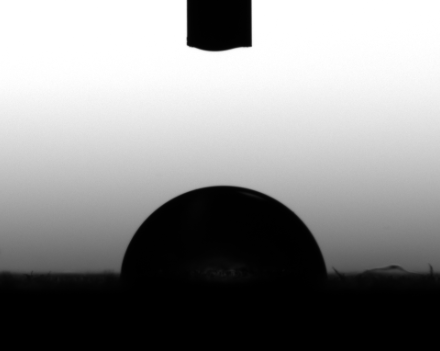
#> input picture data/samples/prueba sesil 2.png, 440 x 351 px, found by its file name
$ python sessile_detection_method.py
#> lines starting #> are read from the running program, lines starting #| are printed output that depends on the picture; after the words box and inside, x2 and y2 are one past the last pixel; in counts of white or black regions, pixels touching at a corner belong together; long printed decimals are rounded
"""Sessile Detection Method.

Experimental implementation."""


import cv2
import numpy as np

def calculate_otsu_variance_ratio(image):
    """
    Calculate the normalized inter-class variance from Otsu's method.

    Returns:
        variance_ratio: Value between 0 and 1. Higher values indicate
                       better separation between background and foreground.
        best_threshold: The optimal threshold value found by Otsu.
    """
    # Ensure grayscale
    if len(image.shape) == 3:
        gray = cv2.cvtColor(image, cv2.COLOR_BGR2GRAY)
    else:
        gray = image

    # Calculate histogram
    hist = cv2.calcHist([gray], [0], None, [256], [0, 256])
    hist = hist.flatten() / hist.sum()  # Normalize

    # Calculate cumulative sums and means
    bins = np.arange(256)

    # For each possible threshold
    max_variance = 0
    best_threshold = 0

    for t in range(1, 256):
        # Weight of background class
        w0 = np.sum(hist[:t])
        # Weight of foreground class
        w1 = np.sum(hist[t:])

        if w0 == 0 or w1 == 0:
            continue

        # Mean of background class
        mu0 = np.sum(bins[:t] * hist[:t]) / w0
        # Mean of foreground class
        mu1 = np.sum(bins[t:] * hist[t:]) / w1

        # Inter-class variance
        variance = w0 * w1 * (mu0 - mu1) ** 2

        if variance > max_variance:
            max_variance = variance
            best_threshold = t

    # Total variance of the image
    total_mean = np.sum(bins * hist)
    total_variance = np.sum(((bins - total_mean) ** 2) * hist)

    # Normalized ratio (0 to 1)
    if total_variance == 0:
        variance_ratio = 0
    else:
        variance_ratio = max_variance / total_variance

    return variance_ratio, best_threshold


def calculate_illumination_uniformity(image, block_size=50):
    """
    Calculate the coefficient of variation of local mean intensities.

    Returns:
        cv: Coefficient of variation. Lower values indicate more uniform illumination.
    """
    # Ensure grayscale
    if len(image.shape) == 3:
        gray = cv2.cvtColor(image, cv2.COLOR_BGR2GRAY)
    else:
        gray = image

    h, w = gray.shape
    local_means = []

    # Divide image into blocks and calculate local means
    for i in range(0, h - block_size + 1, block_size):
        for j in range(0, w - block_size + 1, block_size):
            block = gray[i:i+block_size, j:j+block_size]
            if block.size > 0:
                local_means.append(np.mean(block))

    # Calculate coefficient of variation
    if len(local_means) > 0 and np.mean(local_means) > 0:
        cv = np.std(local_means) / np.mean(local_means)
    else:
        cv = 0

    return cv


def auto_select_threshold_method(image,
                                 otsu_variance_threshold=0.5,
                                 illumination_cv_threshold=0.15,
                                 block_size=50,
                                 adaptive_block_size=11,
                                 adaptive_c=2,
                                 verbose=True):
    """
    Automatically select between Otsu and Adaptive thresholding based on:
    1. Otsu's inter-class variance ratio
    2. Illumination uniformity (coefficient of variation)

    Parameters:
        image: Input grayscale image
        otsu_variance_threshold: Minimum variance ratio to use Otsu (default 0.5)
        illumination_cv_threshold: Maximum CV to use Otsu (default 0.15)
        block_size: Block size for illumination uniformity calculation
        adaptive_block_size: Block size for adaptive thresholding (must be odd)
        adaptive_c: Constant subtracted from mean in adaptive thresholding
        verbose: Print decision details

    Returns:
        binary_image: Thresholded binary image
        method_used: String indicating which method was used
        metrics: Dictionary with diagnostic metrics
    """
    # Ensure grayscale
    if len(image.shape) == 3:
        gray = cv2.cvtColor(image, cv2.COLOR_BGR2GRAY)
    else:
        gray = image

    # Calculate both metrics
    variance_ratio, otsu_thresh = calculate_otsu_variance_ratio(gray)
    illumination_cv = calculate_illumination_uniformity(gray, block_size)

    # Store metrics
    metrics = {
        'variance_ratio': variance_ratio,
        'illumination_cv': illumination_cv,
        'otsu_threshold': otsu_thresh
    }

    # Decision logic: BOTH conditions must be met for Otsu
    use_otsu = (variance_ratio >= otsu_variance_threshold and
                illumination_cv <= illumination_cv_threshold)

    if verbose:
        print("=" * 60)
        print("AUTOMATIC THRESHOLD METHOD SELECTION")
        print("=" * 60)
        print(f"Otsu variance ratio:     {variance_ratio:.4f} (threshold: {otsu_variance_threshold})")
        print(f"  → {'PASS' if variance_ratio >= otsu_variance_threshold else 'FAIL'}: "
              f"{'Good' if variance_ratio >= otsu_variance_threshold else 'Poor'} bimodal separation")
        print()
        print(f"Illumination CV:         {illumination_cv:.4f} (threshold: {illumination_cv_threshold})")
        print(f"  → {'PASS' if illumination_cv <= illumination_cv_threshold else 'FAIL'}: "
              f"{'Uniform' if illumination_cv <= illumination_cv_threshold else 'Non-uniform'} lighting")
        print()
        print("-" * 60)

    if use_otsu:
        if verbose:
            print("✓ DECISION: Using OTSU thresholding")
            print(f"  Both conditions met - good separation & uniform lighting")
        _, binary = cv2.threshold(gray, 0, 255, cv2.THRESH_BINARY + cv2.THRESH_OTSU)
        method_used = "Otsu"
    else:
        if verbose:
            print("✓ DECISION: Using ADAPTIVE thresholding")
            reasons = []
            if variance_ratio < otsu_variance_threshold:
                reasons.append("poor bimodal separation")
            if illumination_cv > illumination_cv_threshold:
                reasons.append("non-uniform lighting")
            print(f"  Reason(s): {', '.join(reasons)}")

        binary = cv2.adaptiveThreshold(gray, 255,
                                       cv2.ADAPTIVE_THRESH_GAUSSIAN_C,
                                       cv2.THRESH_BINARY,
                                       adaptive_block_size,
                                       adaptive_c)
        method_used = "Adaptive"

    if verbose:
        print("=" * 60)
        print()

    return binary, method_used, metrics


# Example usage and visualization
if __name__ == "__main__":
    # Load image
    image = cv2.imread('./data/samples/prueba sesil 2.png', cv2.IMREAD_GRAYSCALE)
#> image is the input picture: shape (351, 440); min 0, max 255, mean 141.3
    #image = cv2.imread('./data/samples/gota depositada 1.png', cv2.IMREAD_GRAYSCALE)

    if image is None:
        print("Error: Could not load image. Using synthetic example.")
        # Create a synthetic droplet image for demonstration
        image = np.ones((400, 400), dtype=np.uint8) * 200
        cv2.circle(image, (200, 200), 100, 50, -1)

    # Apply automatic selection
    binary, method, metrics = auto_select_threshold_method(
        image,
        otsu_variance_threshold=0.5,
        illumination_cv_threshold=0.15,
        block_size=50,
        adaptive_block_size=11,
        adaptive_c=2,
        verbose=True
    )
#> in calculate_otsu_variance_ratio, `hist = cv2.calcHist([gray], [0], None, [256], [0, 256])`: hist = 256 values, max 28704 at index 0, min 13 at index 54, mean 603.3
#> in calculate_otsu_variance_ratio, `hist = hist.flatten() / hist.sum()`: hist = 256 values, max 0.186 at index 0, min 8.42e-05 at index 54, mean 0.00391
#> the loop in calculate_otsu_variance_ratio, `for t in range(1, 256):` made 255 passes
#> (w0, w1, mu0, mu1, variance, max_variance) on passes 1 to 12: (0.186, 0.814, 0, 173.6, 4558.4, 4558.4), (0.251, 0.749, 0.26, 188.6, 6666.9, 6666.9), (0.276, 0.724, 0.419, 195.1, 7576, 7576), (0.286, 0.714, 0.508, 197.8, 7949, 7949), (0.294, 0.706, 0.597, 199.8, 8230.4, 8230.4), (0.299, 0.701, 0.679, 201.3, 8443.3, 8443.3), (0.303, 0.697, 0.748, 202.4, 8593.8, 8593.8), (0.307, 0.693, 0.818, 203.4, 8725.4, 8725.4), (0.31, 0.69, 0.903, 204.5, 8867.4, 8867.4), (0.313, 0.687, 0.967, 205.2, 8962.1, 8962.1), (0.315, 0.685, 1.03, 205.7, 9039.3, 9039.3), (0.316, 0.684, 1.08, 206.2, 9104.9, 9104.9)
#> after the loop in calculate_otsu_variance_ratio, `for t in range(1, 256):`: best_threshold = 115; max_variance = 9817.9
#> in calculate_otsu_variance_ratio, `total_mean = np.sum(bins * hist)`: total_mean = 141.3
#> in calculate_otsu_variance_ratio, `total_variance = np.sum(((bins - total_mean) ** 2) * hist)`: total_variance = 11155.2
#> in calculate_otsu_variance_ratio, `variance_ratio = max_variance / total_variance`: variance_ratio = 0.88
#> in auto_select_threshold_method, `variance_ratio, otsu_thresh = calculate_otsu_variance_ratio(gray)`: otsu_thresh = 115
#> after the loop in calculate_illumination_uniformity, `for i in range(0, h - block_size + 1, block_size):`: block: shape (50, 50); every value is 0
#> after the loop in calculate_illumination_uniformity, `for i in range(0, h - block_size + 1, block_size):`: local_means = 56 values, max 255 at index 0, min 0 at index 48, mean 140.2
#> in calculate_illumination_uniformity, `cv = np.std(local_means) / np.mean(local_means)`: cv = 0.731
#> in auto_select_threshold_method, `metrics = { 'variance_ratio': variance_ratio, 'illumination_cv': illum..`: metrics = {'variance_ratio': 0.88, 'illumination_cv': 0.731, 'otsu_threshold': 115}
#> in auto_select_threshold_method, `use_otsu = (variance_ratio >= otsu_variance_threshold and illumination..`: use_otsu = False
#| Otsu variance ratio:     0.8801 (threshold: 0.5)
#|   → PASS: Good bimodal separation
#| Illumination CV:         0.7313 (threshold: 0.15)
#|   → FAIL: Non-uniform lighting
#> in auto_select_threshold_method, `binary = cv2.adaptiveThreshold(gray, 255, cv2.ADAPTIVE_THRESH_GAUSSIAN..`:
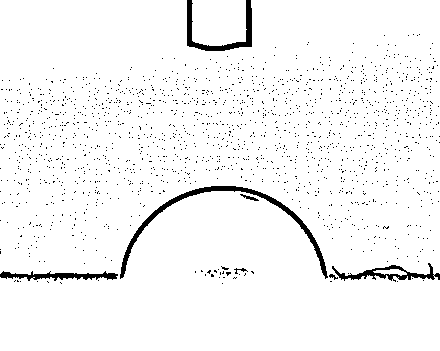
#> binary: shape (351, 440); 96.4% white; 1587 black regions (1580 under 20 px), largest, box (x1, y1, x2, y2) and area: (120, 186, 328, 279) 1421, (187, 0, 252, 51) 795, (332, 263, 440, 282) 616
#> method = 'Adaptive'
    # Ensure grayscale
    if len(image.shape) == 3:
        gray = cv2.cvtColor(image, cv2.COLOR_BGR2GRAY)
    else:
        gray = image
    outsubinary = cv2.threshold(gray, 0, 255, cv2.THRESH_BINARY + cv2.THRESH_OTSU)
    adaptivebinary = cv2.adaptiveThreshold(gray, 255,
                                   cv2.ADAPTIVE_THRESH_GAUSSIAN_C,
                                   cv2.THRESH_BINARY,
                                   11,
                                   3)
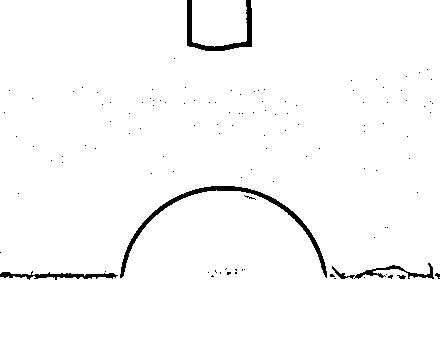
#> adaptivebinary: shape (351, 440); 98% white; 115 black regions (110 under 20 px), largest, box (x1, y1, x2, y2) and area: (120, 186, 327, 278) 1296, (187, 0, 252, 51) 747, (0, 271, 118, 280) 450, (332, 263, 434, 279) 399, (397, 275, 406, 279) 23

    # Display results
    result_display = np.hstack([image, binary, outsubinary[1], adaptivebinary])
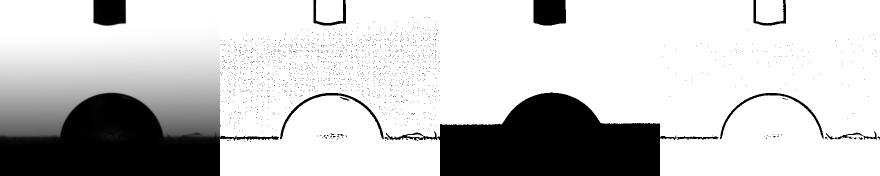
#> result_display: shape (351, 1760) (shown at 1/2 size); min 0, max 255, mean 199.4

    # Add text to show which method was used
    font = cv2.FONT_HERSHEY_SIMPLEX
    cv2.putText(result_display, 'Original', (10, 30), font, 1, (255, 255, 255), 2)
    cv2.putText(result_display, f'{method} Method', (image.shape[1] + 10, 30),
                font, 1, (255, 255, 255), 2)
#> result_display: shape (351, 1760); 0.01% of pixels changed, all inside (x1, y1, x2, y2) = (627, 15, 692, 32)

    cv2.imshow('Automatic Threshold Selection', result_display)

    print("\nPress any key to close windows...")
    cv2.waitKey(0)
    cv2.destroyAllWindows()

    # You can also access the metrics
    print("\nMetrics Dictionary:")
    for key, value in metrics.items():
        print(f"  {key}: {value}")
#> this loop made 3 passes
#> (key, value) on passes 1 to 3: ('variance_ratio', 0.88), ('illumination_cv', 0.731), ('otsu_threshold', 115)
#|   variance_ratio: 0.8801
#|   illumination_cv: 0.7313
#|   otsu_threshold: 115

$ run again, with data/samples/advrec_opendrop_01.png copied over data/samples/prueba sesil 2.png
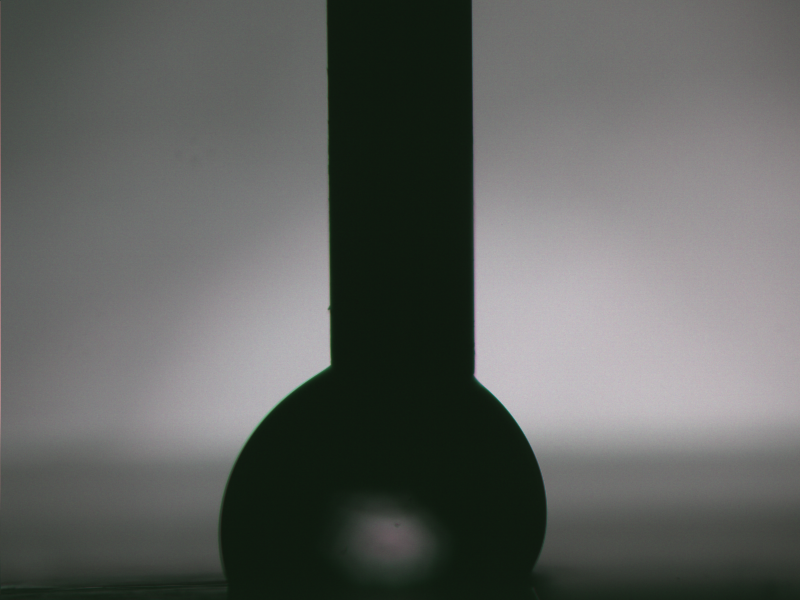
#> input picture data/samples/advrec_opendrop_01.png, 1600 x 1200 px, found by its file name (shown at 1/2 size)
#> in calculate_otsu_variance_ratio, `hist = cv2.calcHist([gray], [0], None, [256], [0, 256])`: hist = 256 values, max 205760 at index 20, min 0 at index 0, mean 7500
#> in calculate_otsu_variance_ratio, `hist = hist.flatten() / hist.sum()`: hist = 256 values, max 0.107 at index 20, min 0 at index 0, mean 0.00391
#> the loop in calculate_otsu_variance_ratio, `for t in range(1, 256):` made 255 passes
#> (w0, w1, mu0, mu1, variance, max_variance) on passes 18 to 25: (9.38e-06, 1, 17, 96.9, 0.0599, 0.0599), (0.000859, 0.999, 17.99, 96.97, 5.35, 5.35), (0.0277, 0.972, 18.97, 99.13, 173.3, 173.3), (0.135, 0.865, 19.79, 108.9, 927.4, 927.4), (0.195, 0.805, 20.16, 115.5, 1428.5, 1428.5), (0.211, 0.789, 20.3, 117.4, 1567.1, 1567.1), (0.215, 0.785, 20.36, 117.9, 1609.3, 1609.3), (0.219, 0.781, 20.41, 118.3, 1636.1, 1636.1)
#> after the loop in calculate_otsu_variance_ratio, `for t in range(1, 256):`: best_threshold = 84; max_variance = 2090.5
#> total_mean = 96.9
#> total_variance = 2876.3
#> in calculate_otsu_variance_ratio, `variance_ratio = max_variance / total_variance`: variance_ratio = 0.727
#> in auto_select_threshold_method, `variance_ratio, otsu_thresh = calculate_otsu_variance_ratio(gray)`: otsu_thresh = 84
#> after the loop in calculate_illumination_uniformity, `for i in range(0, h - block_size + 1, block_size):`: local_means = 768 values, max 191 at index 500, min 19.64 at index 431, mean 96.9
#> cv = 0.543
#> in auto_select_threshold_method, `metrics = { 'variance_ratio': variance_ratio, 'illumination_cv': illum..`: metrics = {'variance_ratio': 0.727, 'illumination_cv': 0.543, 'otsu_threshold': 84}
#> use_otsu = False
#| Otsu variance ratio:     0.7268 (threshold: 0.5)
#|   → PASS: Good bimodal separation
#| Illumination CV:         0.5434 (threshold: 0.15)
#|   → FAIL: Non-uniform lighting
#> in auto_select_threshold_method, `binary = cv2.adaptiveThreshold(gray, 255, cv2.ADAPTIVE_THRESH_GAUSSIAN..`:
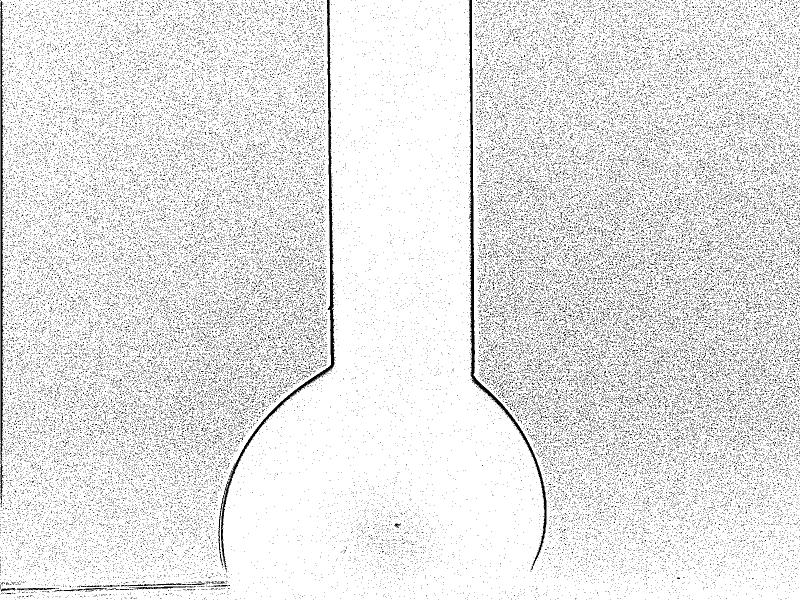
#> binary: shape (1200, 1600) (shown at 1/2 size); 89.8% white; black in thin lines or dots
#> `binary, method, metrics = auto_select_threshold_method( image, otsu_va..`: method = 'Adaptive'
#> adaptivebinary: shape (1200, 1600); 96.6% white; black in thin lines or dots
#> `result_display = np.hstack([image, binary, outsubinary[1], adaptivebin..`:
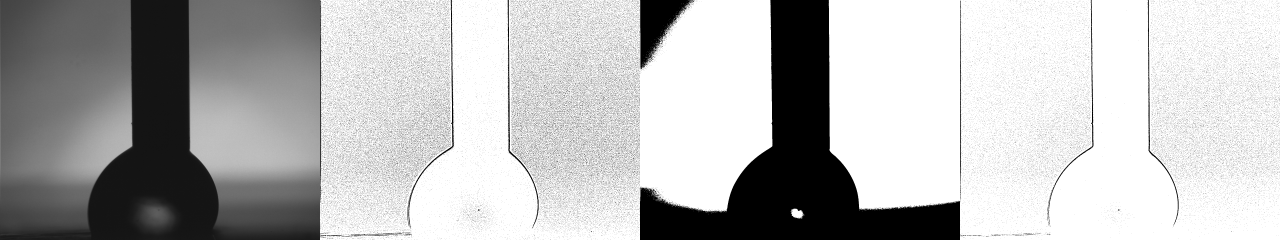
#> result_display: shape (1200, 6400) (shown at 1/5 size); min 0, max 255, mean 184
#> the loop `for key, value in metrics.items():` made 3 passes
#> (key, value) on passes 1 to 3: ('variance_ratio', 0.727), ('illumination_cv', 0.543), ('otsu_threshold', 84)
#> (printed output is left out)

$ run again, with data/samples/gota depositada 1.png copied over data/samples/prueba sesil 2.png
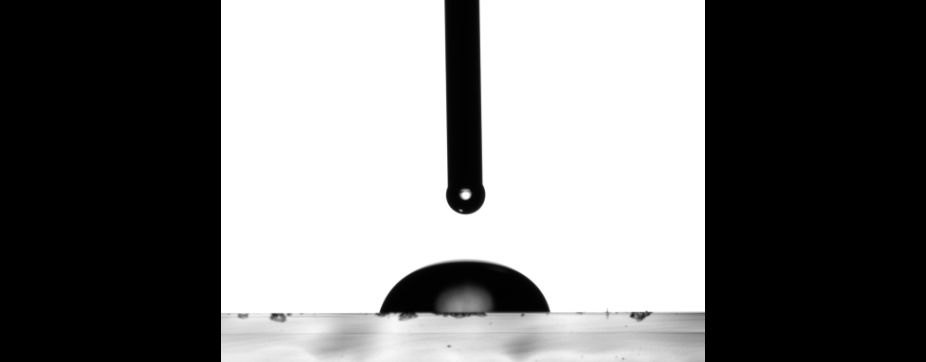
#> input picture data/samples/gota depositada 1.png, 926 x 362 px, found by its file name
#> image is the input picture: shape (362, 926); min 0, max 255, mean 119.6
#> in calculate_otsu_variance_ratio, `hist = cv2.calcHist([gray], [0], None, [256], [0, 256])`: hist = 256 values, max 160004 at index 0, min 14 at index 109, mean 1309.4
#> in calculate_otsu_variance_ratio, `hist = hist.flatten() / hist.sum()`: hist = 256 values, max 0.477 at index 0, min 4.18e-05 at index 109, mean 0.00391
#> the loop in calculate_otsu_variance_ratio, `for t in range(1, 256):` made 255 passes
#> (w0, w1, mu0, mu1, variance, max_variance) on passes 1 to 8: (0.477, 0.523, 0, 228.8, 13060.4, 13060.4), (0.478, 0.522, 0.000855, 229, 13081.7, 13081.7), (0.489, 0.511, 0.0483, 234.1, 13692.9, 13692.9), (0.497, 0.503, 0.0936, 237.6, 14106.5, 14106.5), (0.501, 0.499, 0.126, 239.6, 14337.4, 14337.4), (0.504, 0.496, 0.15, 240.8, 14475.3, 14475.3), (0.505, 0.495, 0.167, 241.5, 14555.9, 14555.9), (0.506, 0.494, 0.183, 242, 14621.9, 14621.9)
#> after the loop in calculate_otsu_variance_ratio, `for t in range(1, 256):`: best_threshold = 125; max_variance = 15141.5
#> total_mean = 119.6
#> total_variance = 15374
#> in calculate_otsu_variance_ratio, `variance_ratio = max_variance / total_variance`: variance_ratio = 0.985
#> in auto_select_threshold_method, `variance_ratio, otsu_thresh = calculate_otsu_variance_ratio(gray)`: otsu_thresh = 125
#> after the loop in calculate_illumination_uniformity, `for i in range(0, h - block_size + 1, block_size):`: local_means = 126 values, max 255 at index 5, min 0 at index 0, mean 123.2
#> cv = 0.932
#> in auto_select_threshold_method, `metrics = { 'variance_ratio': variance_ratio, 'illumination_cv': illum..`: metrics = {'variance_ratio': 0.985, 'illumination_cv': 0.932, 'otsu_threshold': 125}
#> use_otsu = False
#| Otsu variance ratio:     0.9849 (threshold: 0.5)
#|   → PASS: Good bimodal separation
#| Illumination CV:         0.9316 (threshold: 0.15)
#|   → FAIL: Non-uniform lighting
#> in auto_select_threshold_method, `binary = cv2.adaptiveThreshold(gray, 255, cv2.ADAPTIVE_THRESH_GAUSSIAN..`:
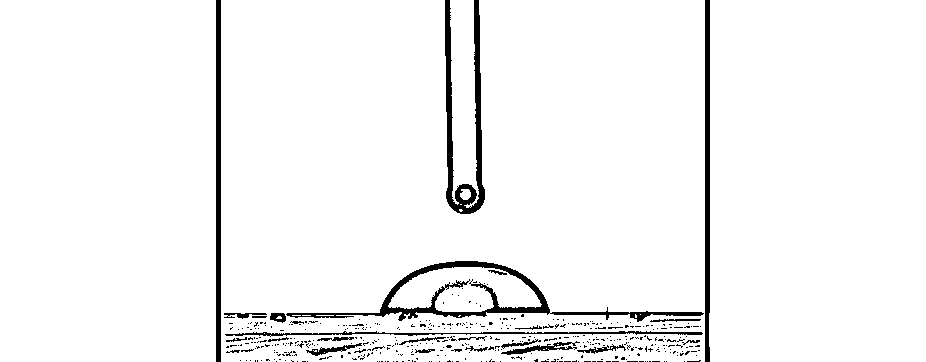
#> binary: shape (362, 926); 95.9% white; 438 black regions (407 under 20 px), largest, box (x1, y1, x2, y2) and area: (286, 261, 704, 322) 3271, (445, 0, 485, 214) 2774, (216, 0, 221, 362) 1810
#> `binary, method, metrics = auto_select_threshold_method( image, otsu_va..`: method = 'Adaptive'
#> adaptivebinary: shape (362, 926); 96.8% white; 316 black regions (295 under 20 px), largest, box (x1, y1, x2, y2) and area: (287, 261, 704, 322) 2821, (445, 0, 485, 214) 2522, (217, 0, 221, 362) 1448
#> `cv2.putText(result_display, 'Original', (10, 30), font, 1, (255, 255, ..`:
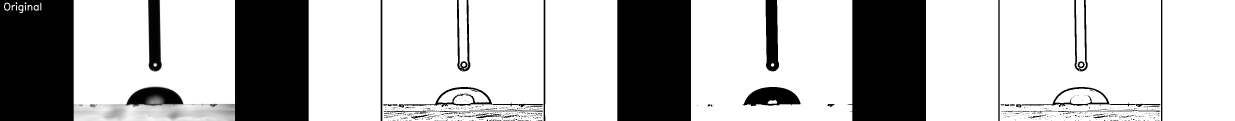
#> result_display: shape (362, 3704) (shown at 1/3 size); min 0, max 255, mean 183.5
#> the loop `for key, value in metrics.items():` made 3 passes
#> (key, value) on passes 1 to 3: ('variance_ratio', 0.985), ('illumination_cv', 0.932), ('otsu_threshold', 125)
#> (printed output is left out)
